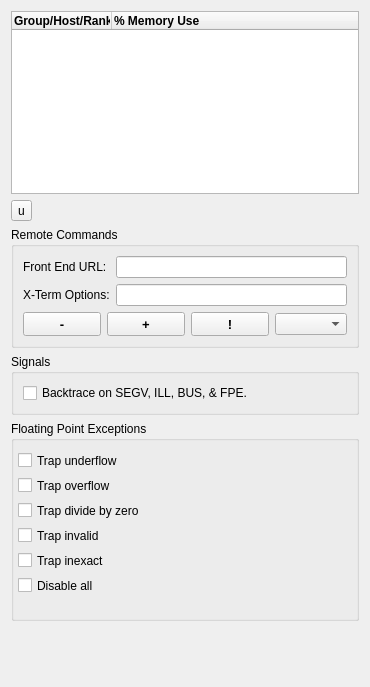
<?xml version="1.0" encoding="UTF-8"?>
<ui version="4.0">
 <class>pqSQProcessMonitorForm</class>
 <widget class="QWidget" name="pqSQProcessMonitorForm">
  <property name="geometry">
   <rect>
    <x>0</x>
    <y>0</y>
    <width>370</width>
    <height>687</height>
   </rect>
  </property>
  <property name="windowTitle">
   <string>Form</string>
  </property>
  <property name="toolTip">
   <string/>
  </property>
  <layout class="QVBoxLayout" name="verticalLayout_4">
   <item>
    <layout class="QVBoxLayout" name="verticalLayout_3">
     <item>
      <widget class="QTreeWidget" name="configView">
       <property name="sizePolicy">
        <sizepolicy hsizetype="MinimumExpanding" vsizetype="MinimumExpanding">
         <horstretch>0</horstretch>
         <verstretch>0</verstretch>
        </sizepolicy>
       </property>
       <property name="minimumSize">
        <size>
         <width>300</width>
         <height>150</height>
        </size>
       </property>
       <column>
        <property name="text">
         <string>Group/Host/Rank/PID</string>
        </property>
        <property name="font">
         <font>
          <weight>75</weight>
          <bold>true</bold>
          <underline>false</underline>
         </font>
        </property>
       </column>
       <column>
        <property name="text">
         <string>% Memory Use</string>
        </property>
        <property name="font">
         <font>
          <weight>75</weight>
          <bold>true</bold>
         </font>
        </property>
       </column>
      </widget>
     </item>
     <item>
      <layout class="QHBoxLayout" name="horizontalLayout_2">
       <item>
        <widget class="QToolButton" name="updateMemUse">
         <property name="text">
          <string>u</string>
         </property>
        </widget>
       </item>
       <item>
        <spacer name="horizontalSpacer">
         <property name="orientation">
          <enum>Qt::Horizontal</enum>
         </property>
         <property name="sizeHint" stdset="0">
          <size>
           <width>40</width>
           <height>20</height>
          </size>
         </property>
        </spacer>
       </item>
      </layout>
     </item>
    </layout>
   </item>
   <item>
    <widget class="QGroupBox" name="groupBox_2">
     <property name="title">
      <string>Remote Commands</string>
     </property>
     <layout class="QVBoxLayout" name="verticalLayout_2">
      <item>
       <layout class="QGridLayout" name="gridLayout">
        <item row="0" column="0">
         <widget class="QLabel" name="label">
          <property name="text">
           <string>Front End URL:</string>
          </property>
         </widget>
        </item>
        <item row="0" column="1">
         <widget class="QLineEdit" name="feURL"/>
        </item>
        <item row="1" column="0">
         <widget class="QLabel" name="label_2">
          <property name="text">
           <string>X-Term Options:</string>
          </property>
         </widget>
        </item>
        <item row="1" column="1">
         <widget class="QLineEdit" name="xtOpts">
          <property name="text">
           <string/>
          </property>
         </widget>
        </item>
       </layout>
      </item>
      <item>
       <layout class="QHBoxLayout" name="horizontalLayout">
        <item>
         <widget class="QPushButton" name="delCommand">
          <property name="sizePolicy">
           <sizepolicy hsizetype="Fixed" vsizetype="Fixed">
            <horstretch>0</horstretch>
            <verstretch>0</verstretch>
           </sizepolicy>
          </property>
          <property name="minimumSize">
           <size>
            <width>24</width>
            <height>24</height>
           </size>
          </property>
          <property name="font">
           <font>
            <pointsize>10</pointsize>
            <weight>75</weight>
            <bold>true</bold>
           </font>
          </property>
          <property name="toolTip">
           <string>Delete</string>
          </property>
          <property name="text">
           <string>-</string>
          </property>
         </widget>
        </item>
        <item>
         <widget class="QPushButton" name="editCommand">
          <property name="sizePolicy">
           <sizepolicy hsizetype="Fixed" vsizetype="Fixed">
            <horstretch>0</horstretch>
            <verstretch>0</verstretch>
           </sizepolicy>
          </property>
          <property name="minimumSize">
           <size>
            <width>24</width>
            <height>24</height>
           </size>
          </property>
          <property name="font">
           <font>
            <pointsize>10</pointsize>
            <weight>75</weight>
            <bold>true</bold>
           </font>
          </property>
          <property name="toolTip">
           <string>Edit/Add</string>
          </property>
          <property name="text">
           <string>+</string>
          </property>
          <property name="checkable">
           <bool>true</bool>
          </property>
         </widget>
        </item>
        <item>
         <widget class="QPushButton" name="execCommand">
          <property name="sizePolicy">
           <sizepolicy hsizetype="Fixed" vsizetype="Fixed">
            <horstretch>0</horstretch>
            <verstretch>0</verstretch>
           </sizepolicy>
          </property>
          <property name="minimumSize">
           <size>
            <width>24</width>
            <height>24</height>
           </size>
          </property>
          <property name="font">
           <font>
            <pointsize>10</pointsize>
            <weight>75</weight>
            <bold>true</bold>
           </font>
          </property>
          <property name="toolTip">
           <string>Exec</string>
          </property>
          <property name="text">
           <string>!</string>
          </property>
         </widget>
        </item>
        <item>
         <widget class="QComboBox" name="commandCombo">
          <property name="sizePolicy">
           <sizepolicy hsizetype="Expanding" vsizetype="Fixed">
            <horstretch>0</horstretch>
            <verstretch>0</verstretch>
           </sizepolicy>
          </property>
          <property name="editable">
           <bool>false</bool>
          </property>
         </widget>
        </item>
       </layout>
      </item>
     </layout>
    </widget>
   </item>
   <item>
    <widget class="QGroupBox" name="groupFPE">
     <property name="sizePolicy">
      <sizepolicy hsizetype="Minimum" vsizetype="Fixed">
       <horstretch>0</horstretch>
       <verstretch>0</verstretch>
      </sizepolicy>
     </property>
     <property name="title">
      <string>Signals</string>
     </property>
     <layout class="QVBoxLayout" name="verticalLayout">
      <item>
       <widget class="QCheckBox" name="btSignalHandler">
        <property name="text">
         <string>Backtrace on SEGV, ILL, BUS, &amp;&amp; FPE.</string>
        </property>
       </widget>
      </item>
     </layout>
    </widget>
   </item>
   <item>
    <widget class="QGroupBox" name="groupBox">
     <property name="sizePolicy">
      <sizepolicy hsizetype="Minimum" vsizetype="Fixed">
       <horstretch>0</horstretch>
       <verstretch>0</verstretch>
      </sizepolicy>
     </property>
     <property name="minimumSize">
      <size>
       <width>0</width>
       <height>200</height>
      </size>
     </property>
     <property name="title">
      <string>Floating Point Exceptions</string>
     </property>
     <widget class="QCheckBox" name="fpeTrapUnderflow">
      <property name="geometry">
       <rect>
        <x>7</x>
        <y>29</y>
        <width>103</width>
        <height>21</height>
       </rect>
      </property>
      <property name="text">
       <string>Trap underflow</string>
      </property>
     </widget>
     <widget class="QCheckBox" name="fpeTrapOverflow">
      <property name="geometry">
       <rect>
        <x>7</x>
        <y>54</y>
        <width>97</width>
        <height>21</height>
       </rect>
      </property>
      <property name="text">
       <string>Trap overflow</string>
      </property>
     </widget>
     <widget class="QCheckBox" name="fpeTrapDivByZero">
      <property name="geometry">
       <rect>
        <x>7</x>
        <y>79</y>
        <width>124</width>
        <height>21</height>
       </rect>
      </property>
      <property name="text">
       <string>Trap divide by zero</string>
      </property>
     </widget>
     <widget class="QCheckBox" name="fpeTrapInvalid">
      <property name="geometry">
       <rect>
        <x>7</x>
        <y>104</y>
        <width>85</width>
        <height>21</height>
       </rect>
      </property>
      <property name="text">
       <string>Trap invalid</string>
      </property>
     </widget>
     <widget class="QCheckBox" name="fpeTrapInexact">
      <property name="geometry">
       <rect>
        <x>7</x>
        <y>129</y>
        <width>88</width>
        <height>21</height>
       </rect>
      </property>
      <property name="text">
       <string>Trap inexact</string>
      </property>
     </widget>
     <widget class="QCheckBox" name="fpeDisableAll">
      <property name="geometry">
       <rect>
        <x>7</x>
        <y>154</y>
        <width>78</width>
        <height>21</height>
       </rect>
      </property>
      <property name="text">
       <string>Disable all</string>
      </property>
     </widget>
    </widget>
   </item>
   <item>
    <spacer name="verticalSpacer">
     <property name="orientation">
      <enum>Qt::Vertical</enum>
     </property>
     <property name="sizeHint" stdset="0">
      <size>
       <width>20</width>
       <height>64</height>
      </size>
     </property>
    </spacer>
   </item>
  </layout>
 </widget>
 <resources/>
 <connections>
  <connection>
   <sender>fpeDisableAll</sender>
   <signal>toggled(bool)</signal>
   <receiver>fpeTrapUnderflow</receiver>
   <slot>setDisabled(bool)</slot>
   <hints>
    <hint type="sourcelabel">
     <x>278</x>
     <y>359</y>
    </hint>
    <hint type="destinationlabel">
     <x>278</x>
     <y>386</y>
    </hint>
   </hints>
  </connection>
  <connection>
   <sender>fpeDisableAll</sender>
   <signal>toggled(bool)</signal>
   <receiver>fpeTrapOverflow</receiver>
   <slot>setDisabled(bool)</slot>
   <hints>
    <hint type="sourcelabel">
     <x>278</x>
     <y>359</y>
    </hint>
    <hint type="destinationlabel">
     <x>278</x>
     <y>413</y>
    </hint>
   </hints>
  </connection>
  <connection>
   <sender>fpeDisableAll</sender>
   <signal>toggled(bool)</signal>
   <receiver>fpeTrapDivByZero</receiver>
   <slot>setDisabled(bool)</slot>
   <hints>
    <hint type="sourcelabel">
     <x>278</x>
     <y>359</y>
    </hint>
    <hint type="destinationlabel">
     <x>278</x>
     <y>440</y>
    </hint>
   </hints>
  </connection>
  <connection>
   <sender>fpeDisableAll</sender>
   <signal>toggled(bool)</signal>
   <receiver>fpeTrapInexact</receiver>
   <slot>setDisabled(bool)</slot>
   <hints>
    <hint type="sourcelabel">
     <x>278</x>
     <y>359</y>
    </hint>
    <hint type="destinationlabel">
     <x>278</x>
     <y>494</y>
    </hint>
   </hints>
  </connection>
  <connection>
   <sender>fpeDisableAll</sender>
   <signal>toggled(bool)</signal>
   <receiver>fpeTrapInvalid</receiver>
   <slot>setDisabled(bool)</slot>
   <hints>
    <hint type="sourcelabel">
     <x>278</x>
     <y>359</y>
    </hint>
    <hint type="destinationlabel">
     <x>278</x>
     <y>467</y>
    </hint>
   </hints>
  </connection>
 </connections>
</ui>
